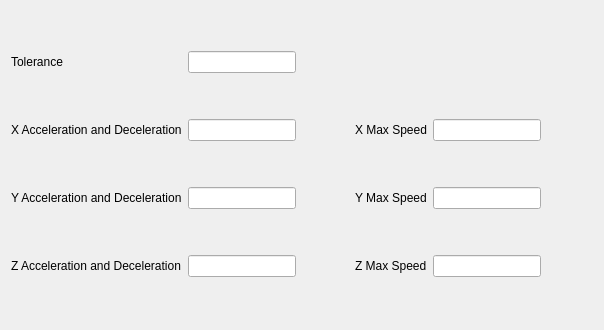
<?xml version="1.0" encoding="UTF-8"?>
<ui version="4.0">
 <class>BasicSettingsFrame</class>
 <widget class="QFrame" name="BasicSettingsFrame">
  <property name="geometry">
   <rect>
    <x>0</x>
    <y>0</y>
    <width>604</width>
    <height>330</height>
   </rect>
  </property>
  <property name="windowTitle">
   <string>Frame</string>
  </property>
  <property name="frameShape">
   <enum>QFrame::NoFrame</enum>
  </property>
  <property name="frameShadow">
   <enum>QFrame::Plain</enum>
  </property>
  <layout class="QGridLayout" name="gridLayout">
   <item row="0" column="0">
    <widget class="QLabel" name="label_3">
     <property name="text">
      <string>Tolerance</string>
     </property>
    </widget>
   </item>
   <item row="0" column="1">
    <widget class="ICLineEditWithVirtualNumericKeypad" name="toleranceLineEdit"/>
   </item>
   <item row="1" column="0">
    <widget class="QLabel" name="label">
     <property name="text">
      <string>X Acceleration and Deceleration</string>
     </property>
    </widget>
   </item>
   <item row="1" column="1">
    <widget class="ICLineEditWithVirtualNumericKeypad" name="xADEdit"/>
   </item>
   <item row="2" column="0">
    <widget class="QLabel" name="label_2">
     <property name="text">
      <string>Y Acceleration and Deceleration</string>
     </property>
    </widget>
   </item>
   <item row="2" column="1">
    <widget class="ICLineEditWithVirtualNumericKeypad" name="yADEdit"/>
   </item>
   <item row="3" column="0">
    <widget class="QLabel" name="label_4">
     <property name="text">
      <string>Z Acceleration and Deceleration</string>
     </property>
    </widget>
   </item>
   <item row="3" column="1">
    <widget class="ICLineEditWithVirtualNumericKeypad" name="zADEdit"/>
   </item>
   <item row="1" column="3">
    <widget class="QLabel" name="label_5">
     <property name="text">
      <string>X Max Speed</string>
     </property>
    </widget>
   </item>
   <item row="1" column="4">
    <widget class="ICLineEditWithVirtualNumericKeypad" name="xMaxSpeedEdit"/>
   </item>
   <item row="1" column="5">
    <spacer name="horizontalSpacer">
     <property name="orientation">
      <enum>Qt::Horizontal</enum>
     </property>
     <property name="sizeHint" stdset="0">
      <size>
       <width>40</width>
       <height>20</height>
      </size>
     </property>
    </spacer>
   </item>
   <item row="1" column="2">
    <spacer name="horizontalSpacer_2">
     <property name="orientation">
      <enum>Qt::Horizontal</enum>
     </property>
     <property name="sizeHint" stdset="0">
      <size>
       <width>40</width>
       <height>20</height>
      </size>
     </property>
    </spacer>
   </item>
   <item row="2" column="3">
    <widget class="QLabel" name="label_6">
     <property name="text">
      <string>Y Max Speed</string>
     </property>
    </widget>
   </item>
   <item row="2" column="4">
    <widget class="ICLineEditWithVirtualNumericKeypad" name="yMaxSpeedEdit"/>
   </item>
   <item row="3" column="3">
    <widget class="QLabel" name="label_7">
     <property name="text">
      <string>Z Max Speed</string>
     </property>
    </widget>
   </item>
   <item row="3" column="4">
    <widget class="ICLineEditWithVirtualNumericKeypad" name="zMaxSpeedEdit"/>
   </item>
  </layout>
 </widget>
 <customwidgets>
  <customwidget>
   <class>ICLineEditWithVirtualNumericKeypad</class>
   <extends>QLineEdit</extends>
   <header>iclineeditwithvirtualnumerickeypad.h</header>
  </customwidget>
 </customwidgets>
 <resources/>
 <connections/>
</ui>
